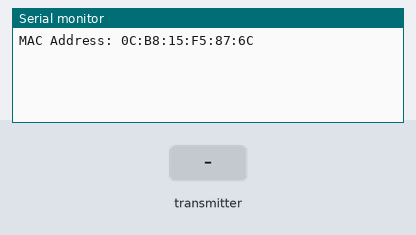
A sketch run on a simulated ESP32. Shown: the last lines printed to the serial monitor. Inputs (shaded band) come from the test bench.

Above: at 1.2 s.
1.3 s: the transmitter starts sending a = 0
At 1.61 s:
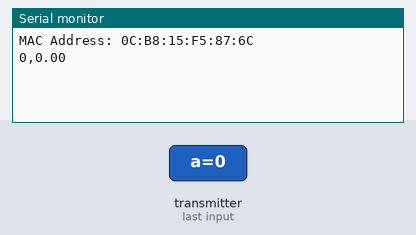
3.3 s: the transmitter starts sending c = 25
At 3.61 s:
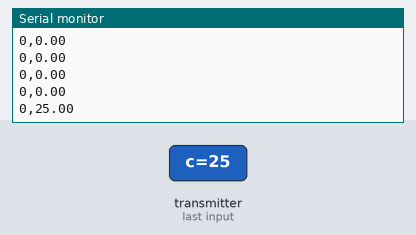
4.8 s: the transmitter starts sending a = 1
At 5.11 s:
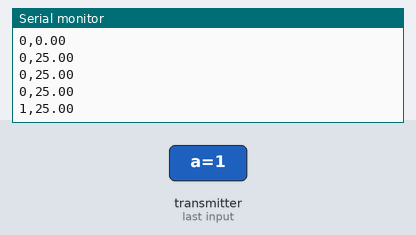
6.3 s: the transmitter starts sending c = 0
At 6.61 s:
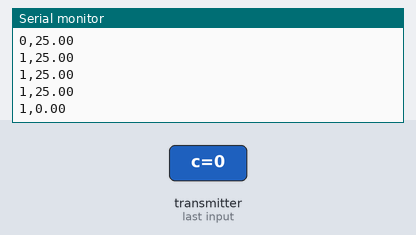

Measured:
- after the input at 1.3 s, the serial monitor: prints a new line at once (image 1)
- after the input at 3.3 s, the serial monitor: prints a new line at once (image 2)
- after the input at 4.8 s, the serial monitor: prints a new line at once (image 3)
- after the input at 6.3 s, the serial monitor: prints a new line at once (image 4)

The sketch:

receiver_temp_test.ino
```cpp
// Include Libraries
#include <esp_now.h>
#include <WiFi.h>

// Define a data structure
typedef struct struct_message {
  char a[32];
  //int b;
  float c;
  //bool d;
} struct_message;

// Create a structured object
struct_message myData;


// Callback function executed when data is received
void OnDataRecv(const uint8_t * mac, const uint8_t *incomingData, int len) {
  memcpy(&myData, incomingData, sizeof(myData));
  Serial.print(myData.a);
  Serial.print(",");
  Serial.println(myData.c);
}

void setup() {
  // Set up Serial Monitor
  Serial.begin(115200);

  // Set ESP32 as a Wi-Fi Station
  WiFi.mode(WIFI_STA);

  // Initilize ESP-NOW
  if (esp_now_init() != ESP_OK) {
    Serial.println("Error initializing ESP-NOW");
    return;
  }

  Serial.println("MAC Address: 0C:B8:15:F5:87:6C");

  // Register callback function
  esp_now_register_recv_cb(OnDataRecv);
}

void loop() {

}
```
